Frame 1 (no input): blank canvas, image omitted
Frame 60 (no input): blank canvas, image omitted
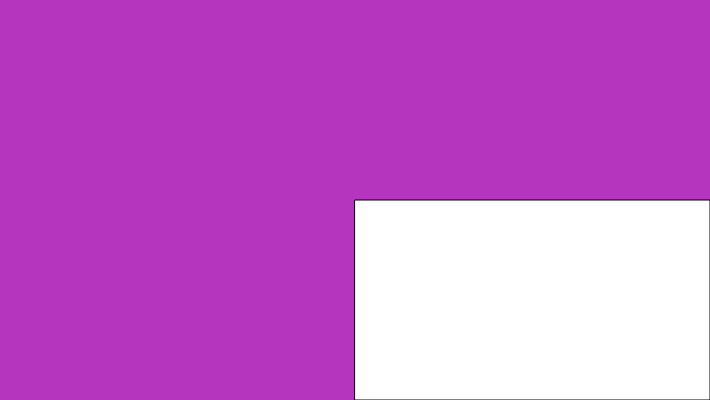
Frame 120 (the mouse pressed at the canvas centre since frame 60)

The p5.js sketch whose frames 1 and 60 were blank and that drew this single picture after the mouse press (run headless with seeded random() and noise() and a simulated clock; from frame 60 on, the mouse is pressed at the canvas centre):

// p5.js sketch
// ── sketch.js
let backColor;


function setup() { 
  createCanvas(710, 400);
  button = createButton('Choose a background Color');
  button.mousePressed(buttonPressed);
  button.style ('background-color', '#f5efd5');
  button.position(300, 450);
  backColor = color( random(255), random(255), random(255) );
  

} 

function draw() { 
  background(backColor);  
  stroke(0);
  if (mouseIsPressed === true) {
  rect(mouseX, mouseY, pmouseX, pmouseY);
  }
 
    

}

function buttonPressed(){
backColor = color( random(255), random(255), random(255) );
}






// ── style.css
html, body {
   margin: 0;
  padding: 0;
  
}

canvas {
  display: block;
  margin: auto;

  
 
}
